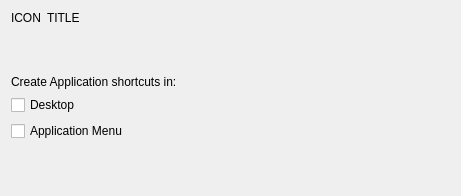
<?xml version="1.0" encoding="UTF-8"?>
<ui version="4.0">
 <class>webAppCreation</class>
 <widget class="QWidget" name="webAppCreation">
  <property name="geometry">
   <rect>
    <x>0</x>
    <y>0</y>
    <width>461</width>
    <height>196</height>
   </rect>
  </property>
  <layout class="QVBoxLayout" name="verticalLayout">
   <item>
    <layout class="QHBoxLayout" name="horizontalLayout">
     <item>
      <widget class="QLabel" name="iconLabel">
       <property name="sizePolicy">
        <sizepolicy hsizetype="Minimum" vsizetype="Preferred">
         <horstretch>0</horstretch>
         <verstretch>0</verstretch>
        </sizepolicy>
       </property>
       <property name="text">
        <string>ICON</string>
       </property>
      </widget>
     </item>
     <item>
      <widget class="QLabel" name="titleLabel">
       <property name="sizePolicy">
        <sizepolicy hsizetype="Expanding" vsizetype="Preferred">
         <horstretch>0</horstretch>
         <verstretch>0</verstretch>
        </sizepolicy>
       </property>
       <property name="text">
        <string>TITLE</string>
       </property>
      </widget>
     </item>
    </layout>
   </item>
   <item>
    <spacer name="verticalSpacer_2">
     <property name="orientation">
      <enum>Qt::Vertical</enum>
     </property>
     <property name="sizeHint" stdset="0">
      <size>
       <width>20</width>
       <height>40</height>
      </size>
     </property>
    </spacer>
   </item>
   <item>
    <widget class="QLabel" name="label">
     <property name="text">
      <string>Create Application shortcuts in:</string>
     </property>
    </widget>
   </item>
   <item>
    <widget class="QCheckBox" name="kcfg_createDesktopAppShortcut">
     <property name="text">
      <string>Desktop</string>
     </property>
    </widget>
   </item>
   <item>
    <widget class="QCheckBox" name="kcfg_createMenuAppShortcut">
     <property name="text">
      <string>Application Menu</string>
     </property>
    </widget>
   </item>
   <item>
    <spacer name="verticalSpacer">
     <property name="orientation">
      <enum>Qt::Vertical</enum>
     </property>
     <property name="sizeHint" stdset="0">
      <size>
       <width>20</width>
       <height>40</height>
      </size>
     </property>
    </spacer>
   </item>
  </layout>
 </widget>
 <resources/>
 <connections/>
</ui>
